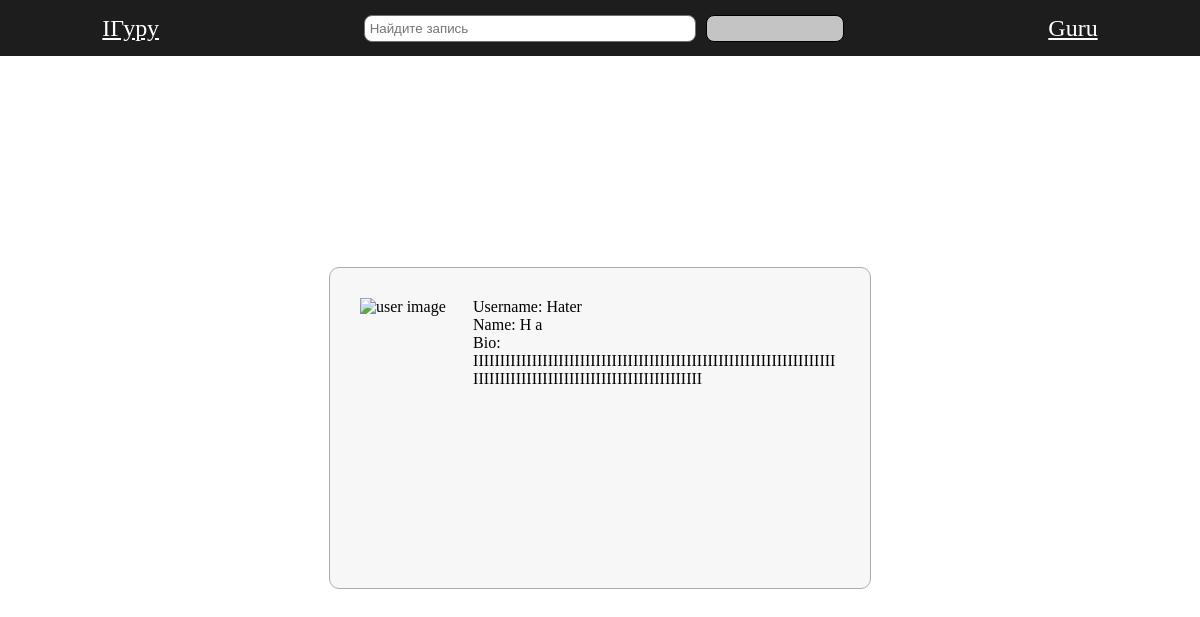
The app's page /pages/profile.php?username=Hater (signed in) with its own data.
### tables this page shows
CREATE TABLE users(
        id INTEGER PRIMARY KEY NOT NULL,
        username TEXT UNIQUE NOT NULL,
        firstname TEXT NOT NULL, 
        lastname TEXT NOT NULL,
        password TEXT NOT NULL,
        bio TEXT, 
        created_at DEFAULT CURRENT_TIMESTAMP NOT NULL, 
        updated_at DEFAULT CURRENT_TIMESTAMP NOT NULL
        );

### database/db_connect.php (called while the page is built, shortened)
<?php
function getUserByUsername($db, $username)
{
    $statements = $db->prepare('SELECT * FROM `users` WHERE `username` = :username');
    $statements->bindParam(':username', $username);
    return $statements->execute()->fetchArray(SQLITE3_ASSOC);
}

### pages/profile.php (the view, shortened to what this page needs)
<?php
require_once("../database/db_connect.php");
$user = getUserByUsername($db, $_SESSION['user']['username']);
if (array_key_exists("username", $_GET) && $_GET['username']) {
    $user = getUserByUsername($db, $_GET['username']);
} else {
    $user = getUserByUsername($db, $_SESSION['user']['username']);
}
?>
<!DOCTYPE html>
<html lang="en">
<head>
    <link rel="stylesheet" href="../style/style.css">
</head>
<body>
    <?php require_once("../components/header.php") ?>
    <section class="profile_wrapper">
        <div class="profile">
            <div class="profile_info">
                <img class="profile_info_image" src="../assets/user.png" alt="user image" />
                <div class="profile_info_about">
                    <div class="profile_info_about_username">Username: <?php print($user['username']) ?></div>
                    <div class="profile_info_about_fullname">Name: <?php print($user['firstname'] . " " . $user['lastname']) ?></div>
                    Bio:<div class="profile_info_about_bio"> <?php print($user['bio']) ?></div>
                </div>
            </div>
        </div>
    </section>
</body>
</html>

### style/style.css (style rules this page uses)
html, body { width: 100%; height: 100%; margin: 0; padding: 0; box-sizing: border-box; scrollbar-width: thin; scrollbar-color: #1d1d1d #e2e2e2; }
:root { --black: rgb(31, 31, 31); --white: rgb(255, 255, 255); --gray: rgb(172, 172, 172); }
img { background-color: transparent; }
.profile_wrapper { display: flex; width: 100%; height: 93%; justify-content: center; align-items: center; }
.profile { height: 35%; width: 40%; padding: 30px; background-color: #f7f7f7; border: 1px solid var(--gray); border-radius: 10px; }
.profile_info { width: 100%; height: 150px; display: flex; gap: 20px; margin-bottom: 20px; }
.profile_info_image { width: 150px; height: 150px; }
.profile_info_about { height: 150px; }
.profile_info_about_bio { word-break: break-all; overflow: auto; height: calc(100% - 50px); }

### records on screen
users: username "Hater", firstname "H", lastname "a", bio "IIIIIIIIIIIIIIIIIIIIIIIIIIIIIIIIIIIIIIIIIIIIIIIIIIIIIIIIIIIIIIIIIIIIIIIIIIIIIIIIIIIIIIIIIIIIIIIIIIIIIIIIIIIIIII"

### other values on screen
$_SESSION['user']['username'] "Guru"
